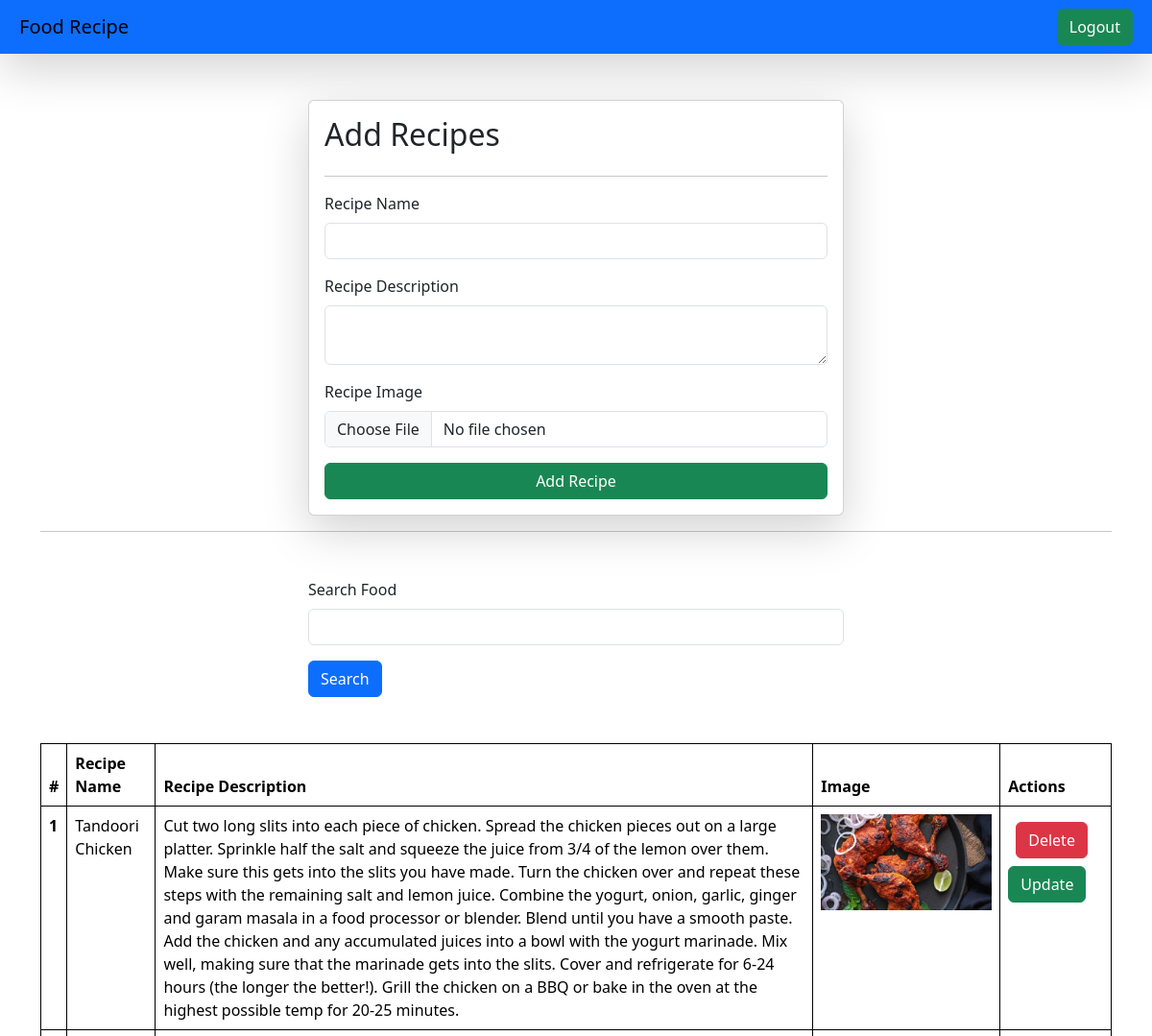
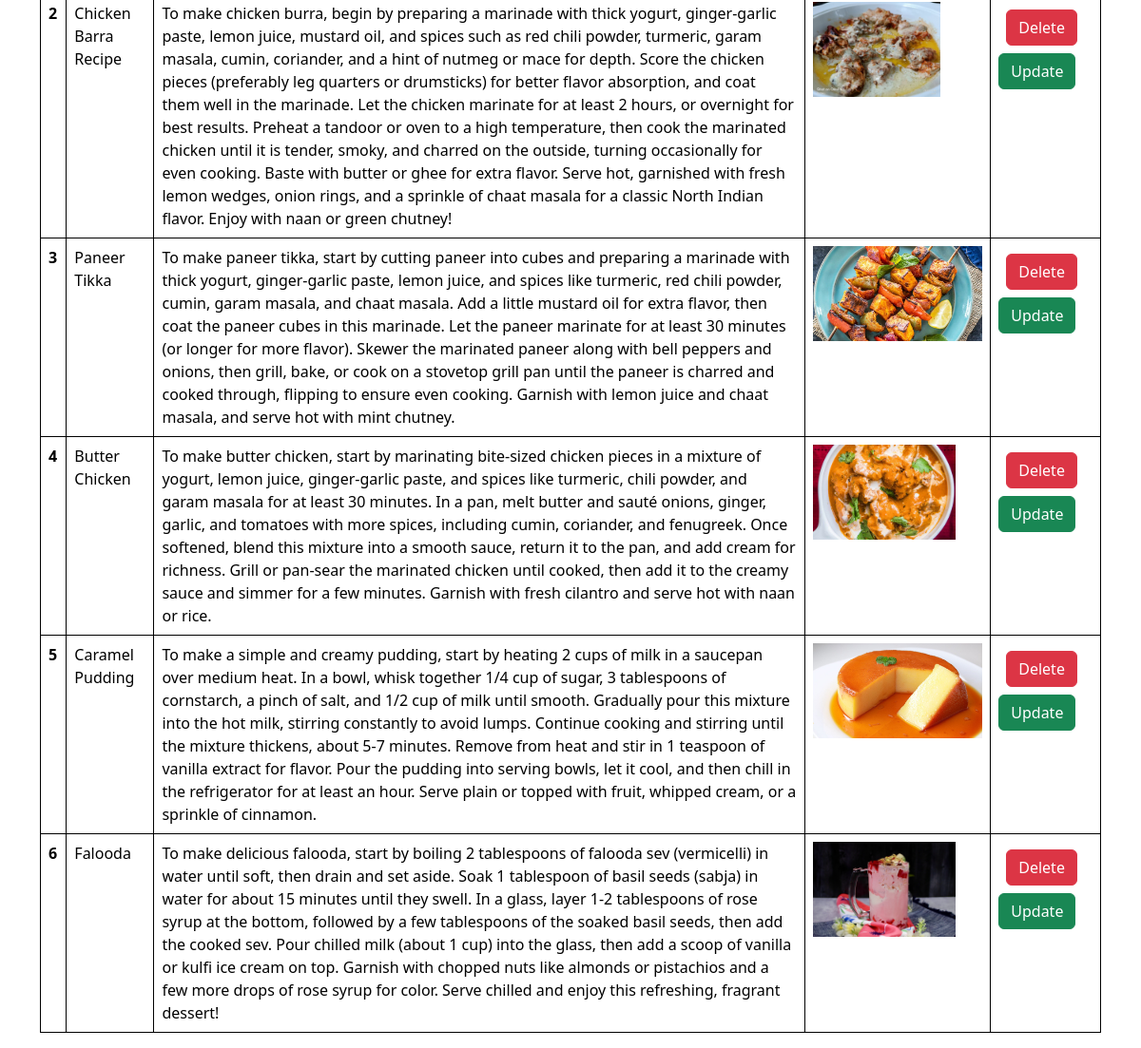
Page /recipes/ (signed in) on the committed database (2 pictures, top to bottom).
### vege/models.py (models this page shows)
class Recipe(models.Model):
    user = models.ForeignKey(User, on_delete=models.SET_NULL, null = True, blank=True)
    recipe_name = models.CharField(max_length = 100)
    recipe_description = models.TextField()
    recipe_image = models.ImageField(upload_to="recipe")

### vege/views.py (the view, shortened to what this page needs)
# urls.py: path('recipes/' , recipes , name="recipes"),
@login_required(login_url ='/login/')
def recipes(request):
    data = request.POST
    queryset = Recipe.objects.all()
    if request.GET.get('search'):
        queryset = queryset.filter(recipe_name__icontains = request.GET.get('search'))
    context = {'recipes' : queryset}
    return render(request, 'recipes.html', context)

### vege/templates/recipes.html (shortened to what this page needs)
{% extends "base.html" %}
{% block start %}
<div class="container mt-5">
    <form class="col-6 mx-auto card p-3 shadow-lg" method="POST" enctype="multipart/form-data">
        <h2>Add Recipes</h2>
        <hr>
        <div class="mb-3">
          <label for="exampleInputEmail1" class="form-label">Recipe Name</label>
          <input name="recipe_name" required type="text" class="form-control">
        </div>
        <div class="mb-3">
          <label for="exampleInputPassword1" class="form-label">Recipe Description</label>
          <textarea class = "form-control" name="recipe_description" required> </textarea>
        </div>
        <div class="mb-3">
            <label for="exampleInputEmail1" class="form-label">Recipe Image</label>
            <input name="recipe_image" type="file" class="form-control">
          </div>
        <button type="submit" class="btn btn-success">Add Recipe</button>
      </form>
      <hr>
      <div class="mt-5">
        <div class="mx-auto col-6">
            <form>
            <div class="mb-3">
                <label for="exampleInputEmail1" class="form-label">Search Food</label>
                <input name="search" type="text" class="form-control">
              </div>
              <button type="submit" class="btn btn-primary">Search</button>
            </form>
            </div>
        </div>
      <table class="table mt-5">
        <thead>
          <tr>
            <th scope="col">#</th>
            <th scope="col">Recipe Name</th>
            <th scope="col">Recipe Description</th>
            <th scope="col">Image</th>
            <th scope="col">Actions</th>
          </tr>
        </thead>
        <tbody>
            {% for recipe in recipes %}
          <tr>
            <th scope="row">{{forloop.counter}}</th>
            <td>{{recipe.recipe_name}}</td>
            <td>{{recipe.recipe_description}}</td>
            <td><img src = "/media/{{recipe.recipe_image}}" style="height : 100px"> </td>
            <td>
                <a href="/delete-recipe/{{recipe.id}}/" class="btn btn-danger m-2">Delete</a>
                <a href="/update-recipe/{{recipe.id}}/" class="btn btn-success">Update</a>
            </tr>
          {% endfor %}
        </tbody>
      </table>
</div>
{% endblock %}

### vege/templates/base.html (shortened to what this page needs)
<!DOCTYPE html>
<html>
    <head>
        <link href="https://cdn.jsdelivr.net/npm/bootstrap@5.3.3/dist/css/bootstrap.min.css" rel="stylesheet">
        <link rel="stylesheet" href="">
    </head>
    <body>
        <nav class="navbar dark p-2 bg-primary shadow-lg">
            <div class="container-fluid">
              <a class="navbar-brand">Food Recipe</a>
              <form class="d-flex" role="search">
            {% if request.user.is_authenticated %}
                <a href="/logout/" class="btn btn-success" type="submit">Logout</a>
            {% else %}
            <a href="/login/" class="btn btn-success" type="submit">Login</a>
            {% endif %}
              </form>
            </div>
          </nav>
        {% block start %}
        {% endblock %}
    </body>
</html>

### vege/templates/base.html (style rules this page uses)
table, th, td { border: 1px solid black; }

### rows in the picture
Recipe: recipe_name "Tandoori Chicken", recipe_description "Cut two long slits into each piece of chicken. Spread the chicken pieces out on a large platter. Sprinkle half the salt and squeeze the juice from 3/4 of the lemon over them. Make sure this gets into the slits you have made. Turn the chicken over and repeat these steps with the remaining salt and lemon juice. Combine the yogurt, onion, garlic, ginger and garam masala in a food processor or blender. Blend until you have a smooth paste. Add the chicken and any accumulated juices into a bowl with the yogurt marinade. Mix well, making sure that the marinade gets into the slits. Cover and refrigerate for 6-24 hours (the longer the better!). Grill the chicken on a BBQ or bake in the oven at the…", recipe_image (picture)
Recipe: recipe_name "Chicken Barra Recipe", recipe_description "To make chicken burra, begin by preparing a marinade with thick yogurt, ginger-garlic paste, lemon juice, mustard oil, and spices such as red chili powder, turmeric, garam masala, cumin, coriander, and a hint of nutmeg or mace for depth. Score the chicken pieces (preferably leg quarters or drumsticks) for better flavor absorption, and coat them well in the marinade. Let the chicken marinate for at least 2 hours, or overnight for best results. Preheat a tandoor or oven to a high temperature, then cook the marinated chicken until it is tender, smoky, and charred on the outside, turning occasionally for even cooking. Baste with butter or ghee for extra flavor. Serve hot, garnished with fresh…", recipe_image (picture)
Recipe: recipe_name "Paneer Tikka", recipe_description "To make paneer tikka, start by cutting paneer into cubes and preparing a marinade with thick yogurt, ginger-garlic paste, lemon juice, and spices like turmeric, red chili powder, cumin, garam masala, and chaat masala. Add a little mustard oil for extra flavor, then coat the paneer cubes in this marinade. Let the paneer marinate for at least 30 minutes (or longer for more flavor). Skewer the marinated paneer along with bell peppers and onions, then grill, bake, or cook on a stovetop grill pan until the paneer is charred and cooked through, flipping to ensure even cooking. Garnish with lemon juice and chaat masala, and serve hot with mint chutney.", recipe_image (picture)
Recipe: recipe_name "Butter Chicken", recipe_description "To make butter chicken, start by marinating bite-sized chicken pieces in a mixture of yogurt, lemon juice, ginger-garlic paste, and spices like turmeric, chili powder, and garam masala for at least 30 minutes. In a pan, melt butter and sauté onions, ginger, garlic, and tomatoes with more spices, including cumin, coriander, and fenugreek. Once softened, blend this mixture into a smooth sauce, return it to the pan, and add cream for richness. Grill or pan-sear the marinated chicken until cooked, then add it to the creamy sauce and simmer for a few minutes. Garnish with fresh cilantro and serve hot with naan or rice.", recipe_image (picture)
Recipe: recipe_name "Caramel Pudding", recipe_description "To make a simple and creamy pudding, start by heating 2 cups of milk in a saucepan over medium heat. In a bowl, whisk together 1/4 cup of sugar, 3 tablespoons of cornstarch, a pinch of salt, and 1/2 cup of milk until smooth. Gradually pour this mixture into the hot milk, stirring constantly to avoid lumps. Continue cooking and stirring until the mixture thickens, about 5-7 minutes. Remove from heat and stir in 1 teaspoon of vanilla extract for flavor. Pour the pudding into serving bowls, let it cool, and then chill in the refrigerator for at least an hour. Serve plain or topped with fruit, whipped cream, or a sprinkle of cinnamon.", recipe_image (picture)
Recipe: recipe_name "Falooda", recipe_description "To make delicious falooda, start by boiling 2 tablespoons of falooda sev (vermicelli) in water until soft, then drain and set aside. Soak 1 tablespoon of basil seeds (sabja) in water for about 15 minutes until they swell. In a glass, layer 1-2 tablespoons of rose syrup at the bottom, followed by a few tablespoons of the soaked basil seeds, then add the cooked sev. Pour chilled milk (about 1 cup) into the glass, then add a scoop of vanilla or kulfi ice cream on top. Garnish with chopped nuts like almonds or pistachios and a few more drops of rose syrup for color. Serve chilled and enjoy this refreshing, fragrant dessert!", recipe_image (picture)
